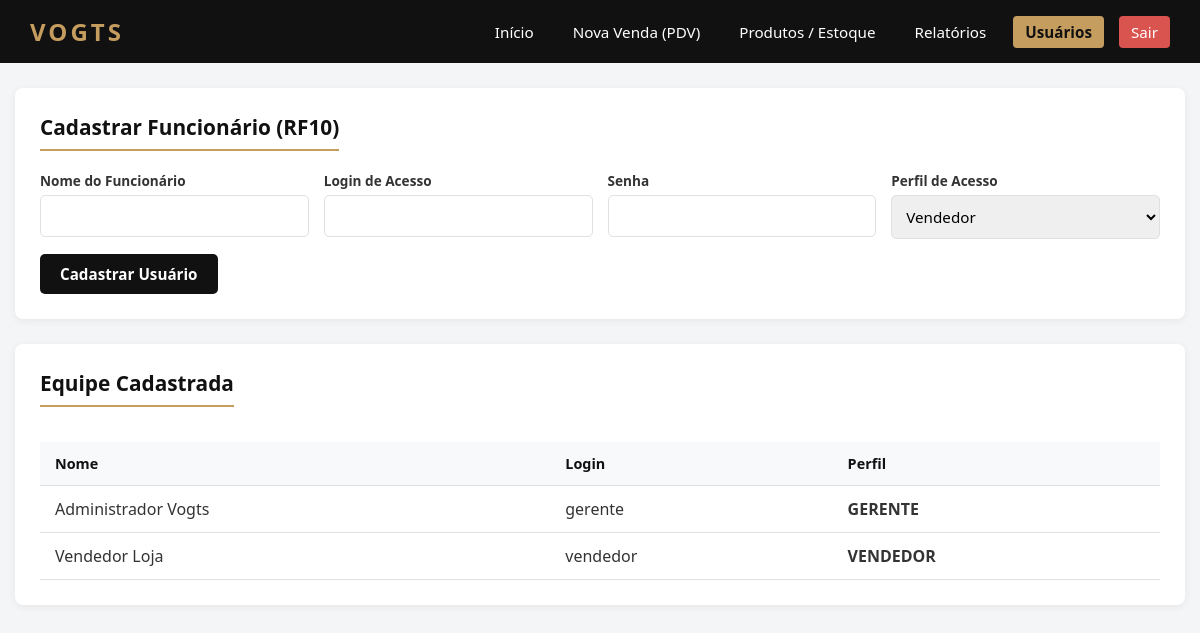
The page /vogts/usuarios.php (signed in) on the database its author committed.
### tables this page shows
CREATE TABLE `usuarios` (
  `id` int(11) NOT NULL,
  `nome` varchar(100) NOT NULL,
  `login` varchar(50) NOT NULL,
  `senha` varchar(255) NOT NULL,
  `perfil` enum('vendedor','gerente') NOT NULL
);

### vogts/usuarios.php (the view, shortened to what this page needs)
<?php
require 'config/conexao.php';
$usuarios = $pdo->query("SELECT id, nome, login, perfil FROM usuarios ORDER BY nome ASC")->fetchAll(PDO::FETCH_ASSOC);
?>
<!DOCTYPE html>
<html lang="pt-BR">
<head>
    <link rel="stylesheet" href="assets/style.css">
</head>
<body>
    <nav class="navbar">
        <a href="dashboard.php" class="brand">VOGTS</a>
        <div class="nav-links">
            <a href="dashboard.php">Início</a>
            <a href="pdv.php">Nova Venda (PDV)</a>
            <a href="produtos.php">Produtos / Estoque</a>
            <a href="relatorios.php">Relatórios</a>
            <a href="usuarios.php" class="active">Usuários</a>
            <a href="logout.php" style="background: #d9534f;">Sair</a>
        </div>
    </nav>
    <div class="container">
        <div class="card">
            <h2>Cadastrar Funcionário (RF10)</h2>
            <form method="POST">
                <div class="form-grid">
                    <div class="form-group">
                        <label>Nome do Funcionário</label>
                        <input type="text" name="nome" required>
                    </div>
                    <div class="form-group">
                        <label>Login de Acesso</label>
                        <input type="text" name="login" required>
                    </div>
                    <div class="form-group">
                        <label>Senha</label>
                        <input type="password" name="senha" required>
                    </div>
                    <div class="form-group">
                        <label>Perfil de Acesso</label>
                        <select name="perfil" required>
                            <option value="vendedor">Vendedor</option>
                        </select>
                    </div>
                </div>
                <button type="submit" name="cadastrar_usuario" class="btn btn-primary" style="margin-top: 15px;">Cadastrar Usuário</button>
            </form>
        </div>
        <div class="card">
            <h2>Equipe Cadastrada</h2>
            <table>
                <thead>
                    <tr>
                        <th>Nome</th>
                        <th>Login</th>
                        <th>Perfil</th>
                    </tr>
                </thead>
                <tbody>
                    <?php foreach ($usuarios as $u): ?>
                        <tr>
                            <td><?= htmlspecialchars($u['nome']) ?></td>
                            <td><?= htmlspecialchars($u['login']) ?></td>
                            <td><strong><?= strtoupper($u['perfil']) ?></strong></td>
                        </tr>
                    <?php endforeach; ?>
                </tbody>
            </table>
        </div>
    </div>
</body>
</html>

### vogts/assets/style.css (style rules this page uses)
:root { --primary: #111111; --secondary: #333333; --accent: #c59d5f; --bg-light: #f4f5f7; --white: #ffffff; --danger: #d9534f; --danger-bg: #fdecea; --success: #28a745; --border: #e0e0e0; }
* { margin: 0; padding: 0; box-sizing: border-box; font-family: 'Segoe UI', Tahoma, Geneva, Verdana, sans-serif; }
body { background-color: var(--bg-light); color: var(--secondary); }
.navbar { background-color: var(--primary); color: var(--white); padding: 15px 30px; display: flex; justify-content: space-between; align-items: center; flex-wrap: wrap; }
.navbar .brand { font-size: 1.5rem; font-weight: bold; letter-spacing: 3px; color: var(--accent); text-decoration: none; }
.nav-links { display: flex; gap: 15px; flex-wrap: wrap; }
.nav-links a { color: var(--white); text-decoration: none; font-size: 0.95rem; padding: 6px 12px; border-radius: 4px; transition: 0.2s; }
.nav-links a:hover, .nav-links a.active { background-color: var(--accent); color: var(--primary); font-weight: 600; }
.container { max-width: 1200px; margin: 25px auto; padding: 0 15px; }
.card { background: var(--white); border-radius: 8px; padding: 25px; box-shadow: 0 2px 8px rgba(0,0,0,0.06); margin-bottom: 25px; }
.card h2 { margin-bottom: 20px; font-size: 1.3rem; color: var(--primary); border-bottom: 2px solid var(--accent); padding-bottom: 8px; display: inline-block; }
.form-grid { display: grid; grid-template-columns: repeat(auto-fit, minmax(200px, 1fr)); gap: 15px; }
.form-group { display: flex; flex-direction: column; }
.form-group label { font-size: 0.85rem; font-weight: 600; margin-bottom: 5px; }
.form-group input, .form-group select { padding: 10px; border: 1px solid var(--border); border-radius: 5px; font-size: 0.95rem; }
.btn { padding: 10px 20px; border: none; border-radius: 5px; cursor: pointer; font-weight: 600; font-size: 0.95rem; transition: 0.2s; text-decoration: none; display: inline-block; text-align: center; }
.btn-primary { background-color: var(--primary); color: var(--white); }
table { width: 100%; border-collapse: collapse; margin-top: 15px; }
th, td { padding: 12px 15px; text-align: left; border-bottom: 1px solid var(--border); }
th { background-color: #f8f9fa; color: var(--primary); font-size: 0.9rem; }

### rows shown on the page
usuarios: nome "Administrador Vogts", login "gerente", perfil "GERENTE"
usuarios: nome "Vendedor Loja", login "vendedor", perfil "VENDEDOR"
